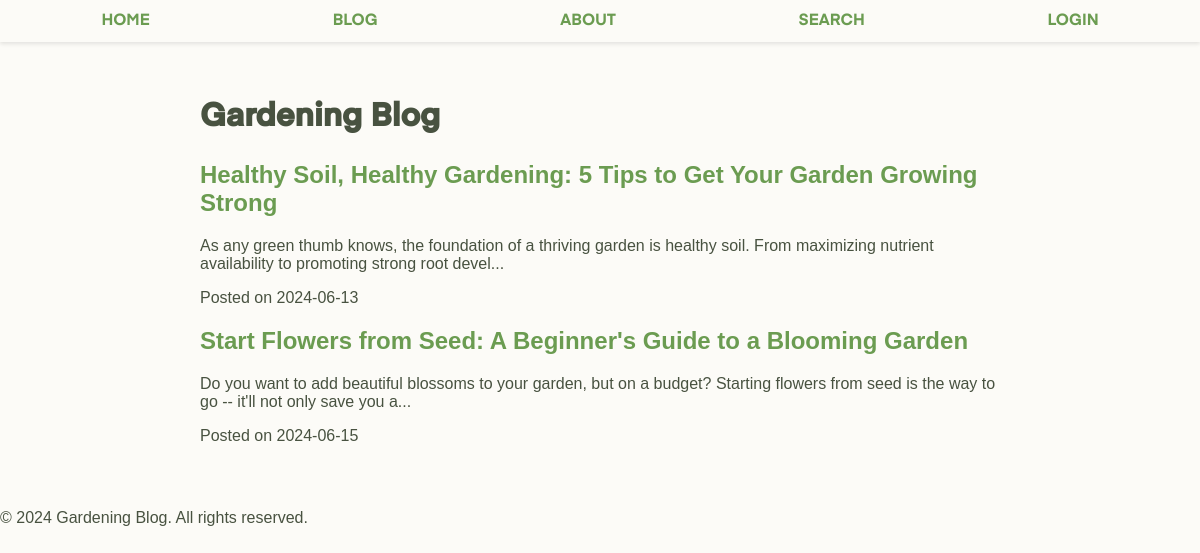
/blog, run on an earlier commit of the app's database.
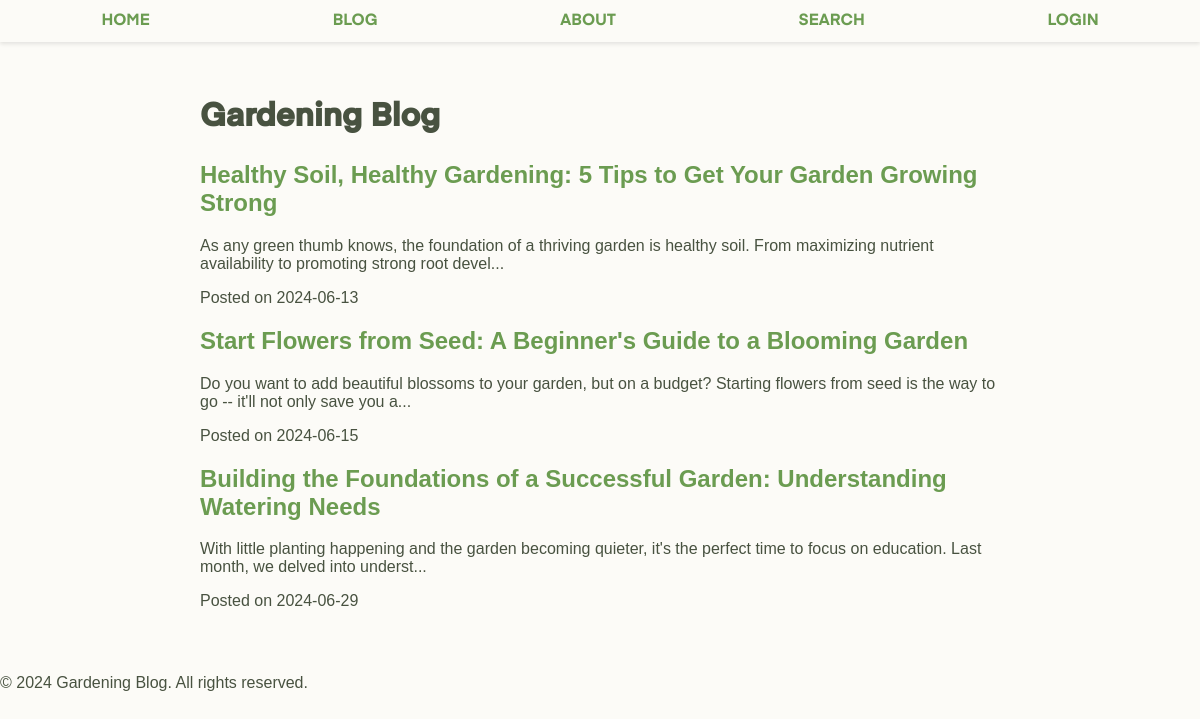
And on a later commit of the database.
### models.py (models this page shows, shortened)
class Post(db.Model):
    id = db.Column(db.Integer, primary_key=True)
    title = db.Column(db.String(100), nullable=False)
    content = db.Column(db.Text, nullable=False)
    author = db.Column(db.String(50), nullable=False)
    date_posted = db.Column(db.DateTime, nullable=False, default=datetime.utcnow)
    category_id = db.Column(db.Integer, db.ForeignKey('category.id'), nullable=False)
    featured_image = db.Column(db.String(200))
    status = db.Column(db.String(20), nullable=False, default='draft')
    comments = db.relationship('Comment', backref='post', lazy='dynamic')
    slug = db.Column(db.String(100), unique=True, nullable=False)
    tags = db.Column(db.String, nullable=False)  # Using string for tags

### app.py (the view)
@app.route('/blog')
def blog():
    app.logger.debug('Blog page accessed')
    posts = Post.query.all()  # Query for all posts
    return render_template('blog.html', posts=posts)

### templates/blog.html (shortened to what this page needs)
{% extends "base.html" %}
{% block content %}
<h1>Gardening Blog</h1>
{% if posts %}
<div class="blog-posts">
    {% include '_post_snippet.html' %}
</div>
{% else %}
<p>No blog posts available yet.</p>
{% endif %}
{% endblock %}

### templates/_post_snippet.html
{% for post in posts %}
<article class="blog-post">
    <h2><a href="{{ url_for('post', post_slug=post.slug) }}">{{ post.title }}</a></h2>
    <p>{{ post.content[:150] | safe }}...</p>
    <p>Posted on {{ post.date_posted.strftime('%Y-%m-%d') }}</p>
</article>
{% endfor %}

What changed in the data, as far as the page shows it:
added Post: title "Building the Foundations of a Successful Garden: Understanding Watering Needs", content "With little planting happening and the garden becoming quieter, it's the perfect time to focus on education. Last month, we delved into underst", date_posted "2024-06-29"
